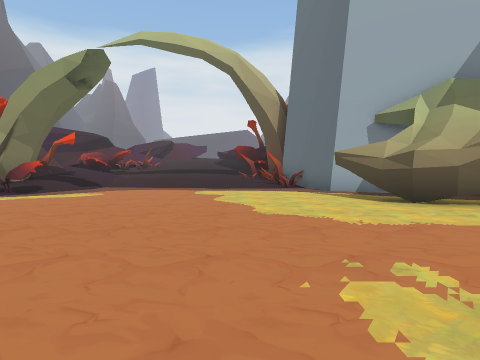
[1] (above)

20 first-person views from a walk through a 3-D level made in the Unity game engine. The camera is 1.2 m above the floor, tilts 2° down and sees 80° across. The floor is counted in squares, 2 m on a side. Each view is taken from the middle of a square. On the plan, view 1 faces up. The plan holds only what a view shows up to about 9 squares ahead; the rest is blank. The place goes on beyond the plan. The player character is not drawn. Some animated figures are not drawn.

[2]
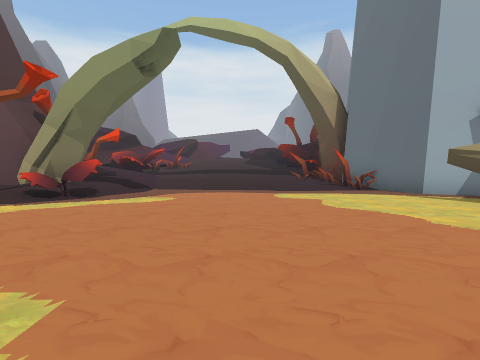

[3]
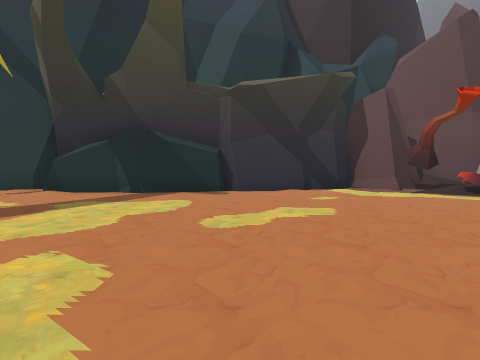

[4]
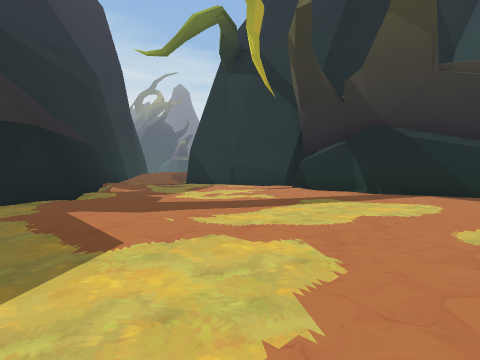

[5]
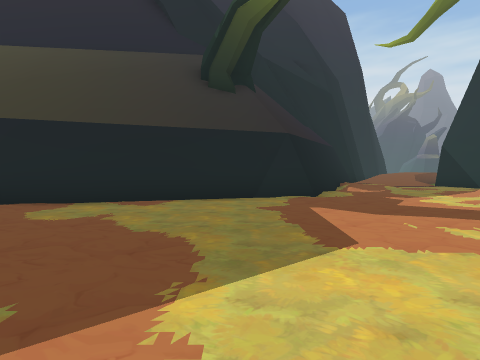

[6]
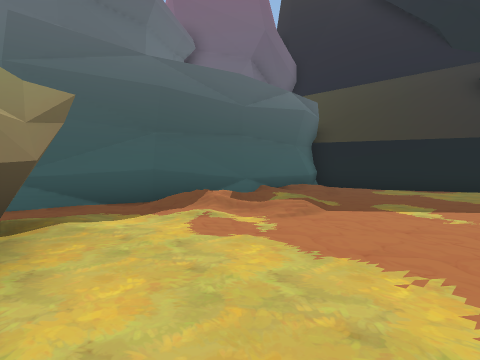

[7]
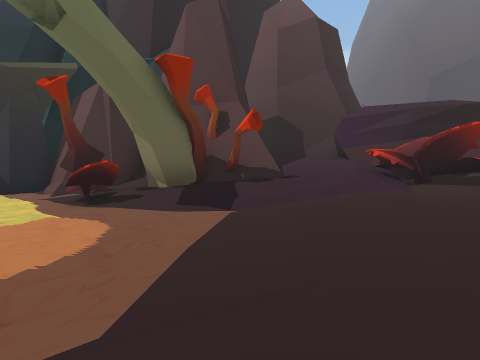

[8]
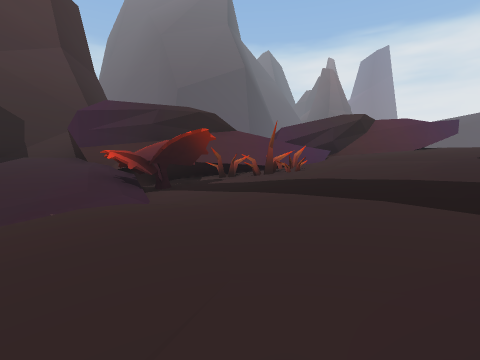

[9]
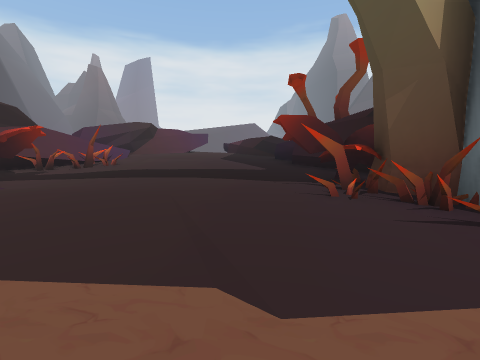

[10]
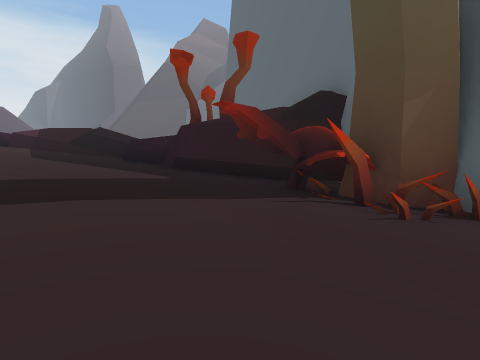

[11]
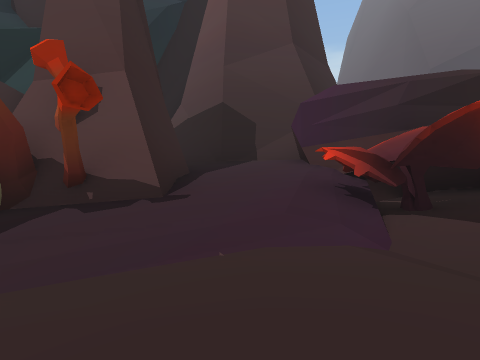

[12]
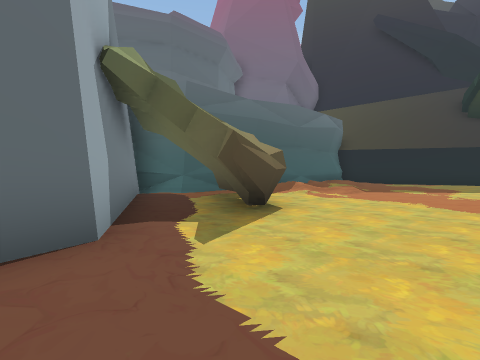

[13]
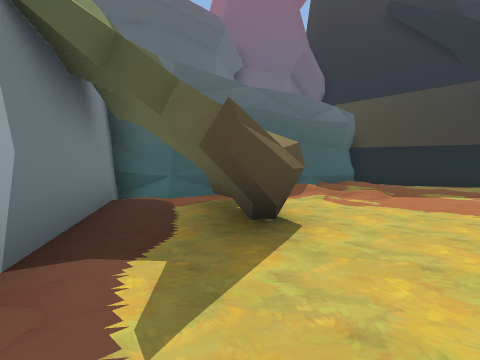

[14]
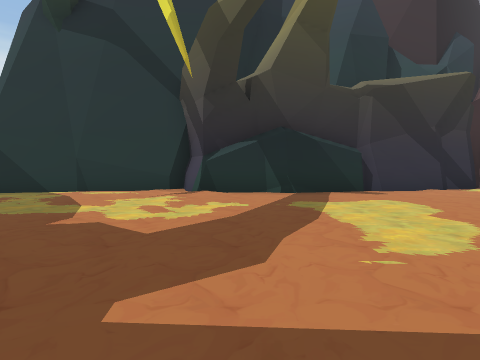

[15]
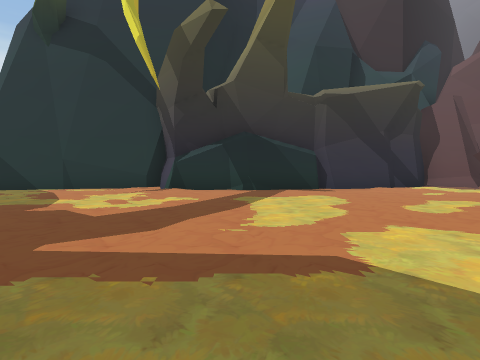

[16]
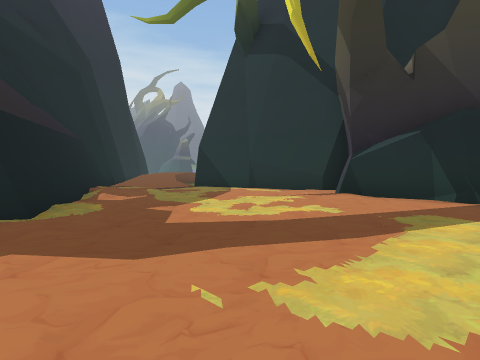

[17]
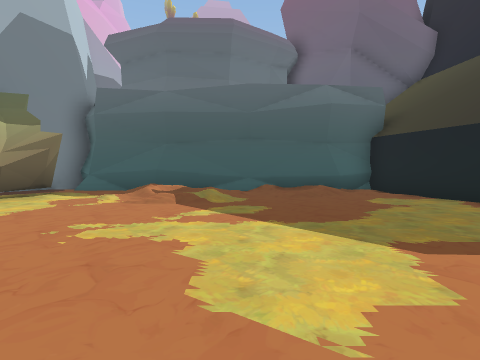

[18]
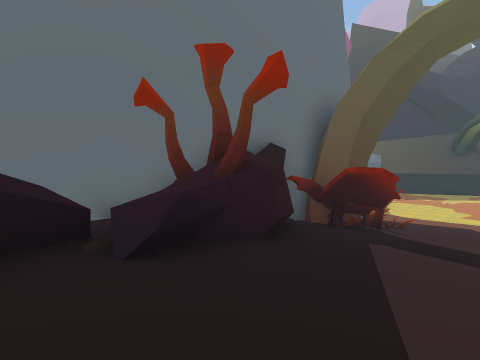

[19]
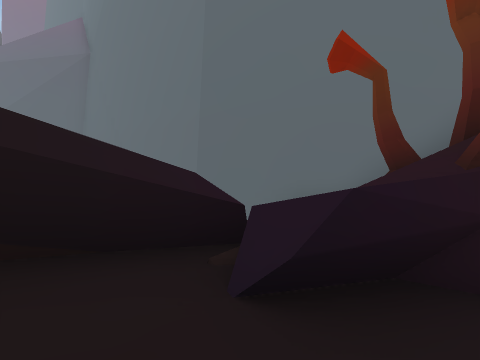

[20]
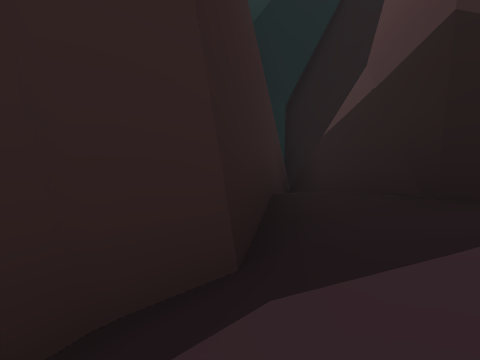

### Floor plan
Key: @ floor where view 1 was taken; # wall or solid block; . main floor; : floor 0.25 m higher than the main floor; + floor 0.5 m higher than the main floor; * floor 0.75 m higher than the main floor; % floor 1.25 m higher than the main floor; & floor 1.75 m higher than the main floor; $ floor 2.5 m higher than the main floor; / step, stairs or slope; = window, fence, low wall or low ledge; ^ raised ledge; v drop or lower ground; T thing the floor can be seen under or through; O other object.
Columns run from 12 left of view 1 to 7 right of it. Each row starts with its distance up from view 1.
 20         $///#^   #
 19       =//////^= v#
 18      ##//////^^&##
 17      ##//////####
 16     ##O//////###
 15    ##OO//////%#
 14  ###OOO//////O#
 13  #///O/+++*/*O#
 12 ##/////++++//O#
 11 #///////////:O#
 10 #/####//././/:O
  9 ### ##//.......#
  8    ####/.......T#
  7    #//O........TTTT
  6    ##O.........TT..#
  5     #/.........TTT.#
  4     #..............#
  3     #...........//.#
  2     #...........//##
  1     ##.........///#
  0      #......@..../#
 -1      #.........../#
 -2      #.........../#
 -3      #............#
 -4     ##........../##
 -5     #......//#####
 -6     #...../###
 -7     #...../#
 -8     ##..//##

Positions as (right, up) in squares from view 1, and headings:
1: (0, 0), facing up
2: (-2, 1), facing up
3: (1, 1), facing left
4: (1, 1), facing down-left
5: (1, 1), facing down
6: (1, 5), facing down-right
7: (0, 10), facing left
8: (-1, 11), facing up-left
9: (-1, 8), facing up
10: (-3, 11), facing up-right
11: (-3, 12), facing left
12: (0, 9), facing down-right
13: (1, 8), facing down-right
14: (1, -3), facing left
15: (2, -2), facing left
16: (0, -1), facing down-left
17: (-2, 0), facing right
18: (-2, 20), facing down-right
19: (-1, 19), facing right
20: (-8, 12), facing down-left
